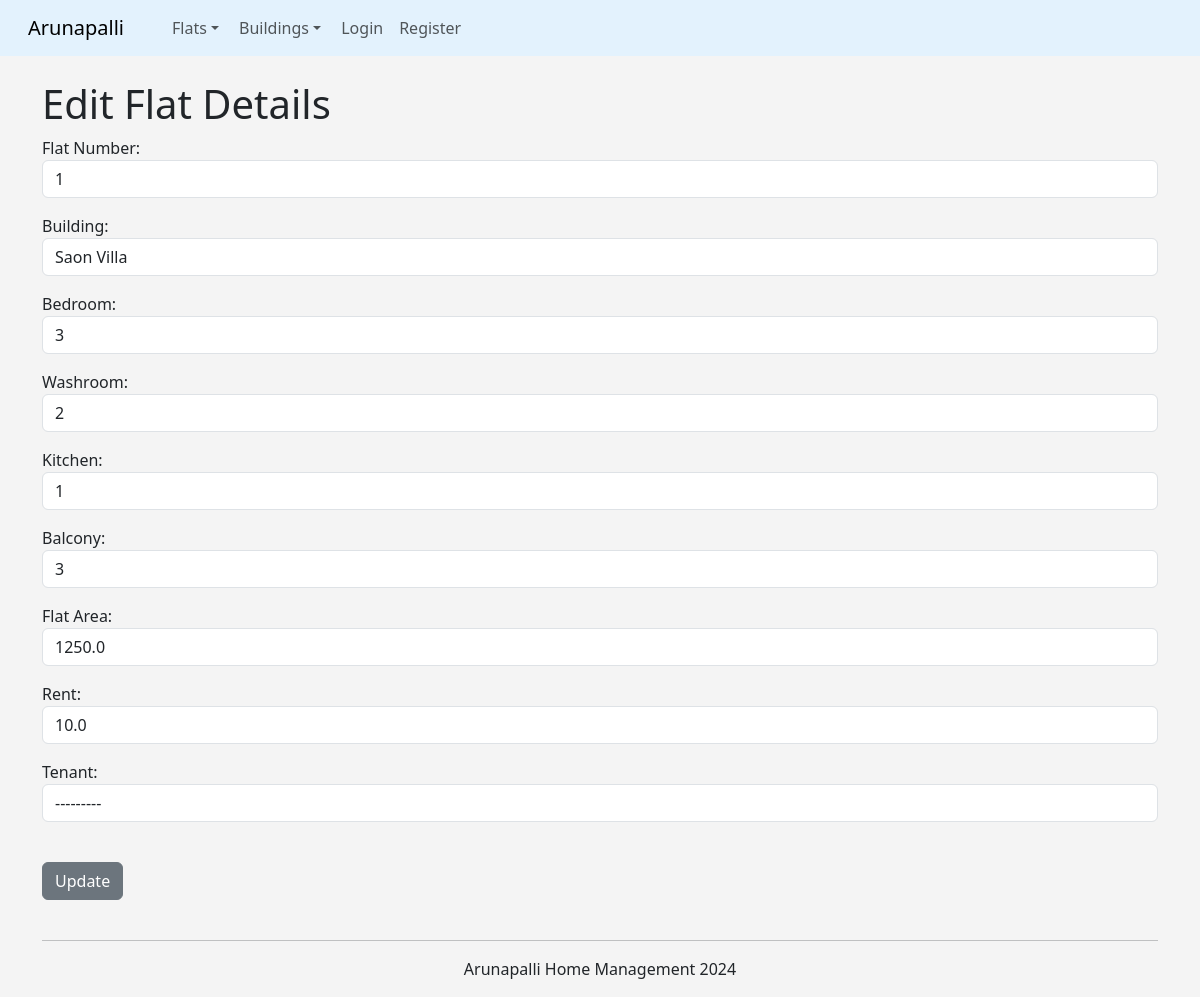
The page /edit_flat/1 on the database its author committed.
### tenant/models.py (models this page shows, shortened)
class Flat(models.Model):
    number = models.CharField(max_length=10)
    owner = models.ForeignKey(User, on_delete=models.CASCADE)
    building = models.ForeignKey(Building, on_delete=models.CASCADE)
    bedroom = models.IntegerField()
    washroom = models.IntegerField()
    kitchen = models.IntegerField()
    balcony = models.IntegerField()
    flat_area = models.FloatField()
    tenant = models.ForeignKey(User, on_delete=models.CASCADE, blank=True, null=True, related_name='tenant_flat')
    rent = models.FloatField()

### tenant/views.py (the view)
# urls.py: path('edit_flat/<int:id>', views.edit_flat, name='edit-flat'),
def edit_flat(request, id):
    flat = Flat.objects.get(id=id)
    if request.method == 'POST':
        form = FlatUpdateForm(request.POST, instance=flat)
        if form.is_valid():
            form.save()
            return redirect('my-flats')
    else:
        form = FlatUpdateForm(instance=flat)
    return render(request, 'tenants/edit_flat.html', {'form': form})

### tenant/models.py (called while the page is built)
    def __str__(self):
        return self.name

### tenant/templates/tenants/edit_flat.html (shortened to what this page needs)
{% extends "tenants/base.html" %}
{% block content %}
<h1>Edit Flat Details</h1>
        <form action="" method="POST">
        {{ form.as_p}}
        <br>
        <button type="submit" value="Update" class="btn btn-secondary">Update</button>
        </form>
{% endblock %}

### tenant/templates/tenants/base.html (style rules this page uses)
body { background-color: #f4f4f4; }

### rows shown on the page
Flat: number "1", building "Saon Villa", bedroom "3", washroom "2", kitchen "1", balcony "3", flat_area "1250.0", rent "10.0", tenant "---------"
